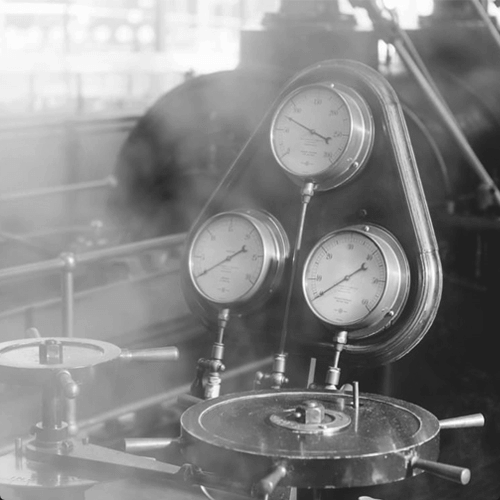
#> input picture resources/images/pointers.png, 500 x 500 px
$ python histogram-equalization.py
#> lines starting #> are read from the running program, lines starting #| are printed output that depends on the picture
import cv2
import numpy as np
from matplotlib import pyplot as plt

original_image = cv2.imread('../resources/images/pointers.png', 0)
#> original_image is the input picture: shape (500, 500); min 27, max 255, mean 134.5
equalized_image = cv2.equalizeHist(original_image)
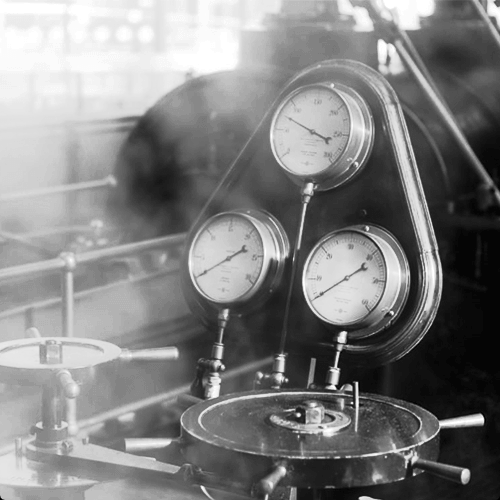
#> equalized_image: shape (500, 500); min 0, max 255, mean 129.5

cv2.imshow('Original', original_image)
cv2.imshow('Equalized', equalized_image)

plt.subplot(1, 2, 1)
plt.hist(original_image.ravel(), 256, [0, 256])
plt.title('Original')

plt.subplot(1, 2, 2)
plt.hist(equalized_image.ravel(), 256, [0, 256])
plt.title('Equalized')

plt.show()
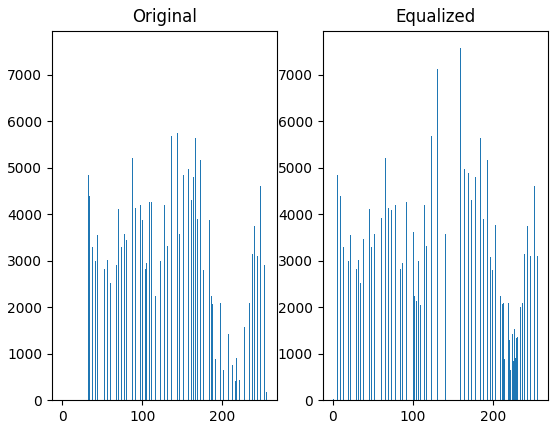
#> figure drawn by matplotlib, 2 panels; panel 1: tallest bar 7571 high, from x = 154 to 155; panel 2: tallest bar 7571 high, from x = 159 to 160

cv2.waitKey(0)
cv2.destroyAllWindows()
